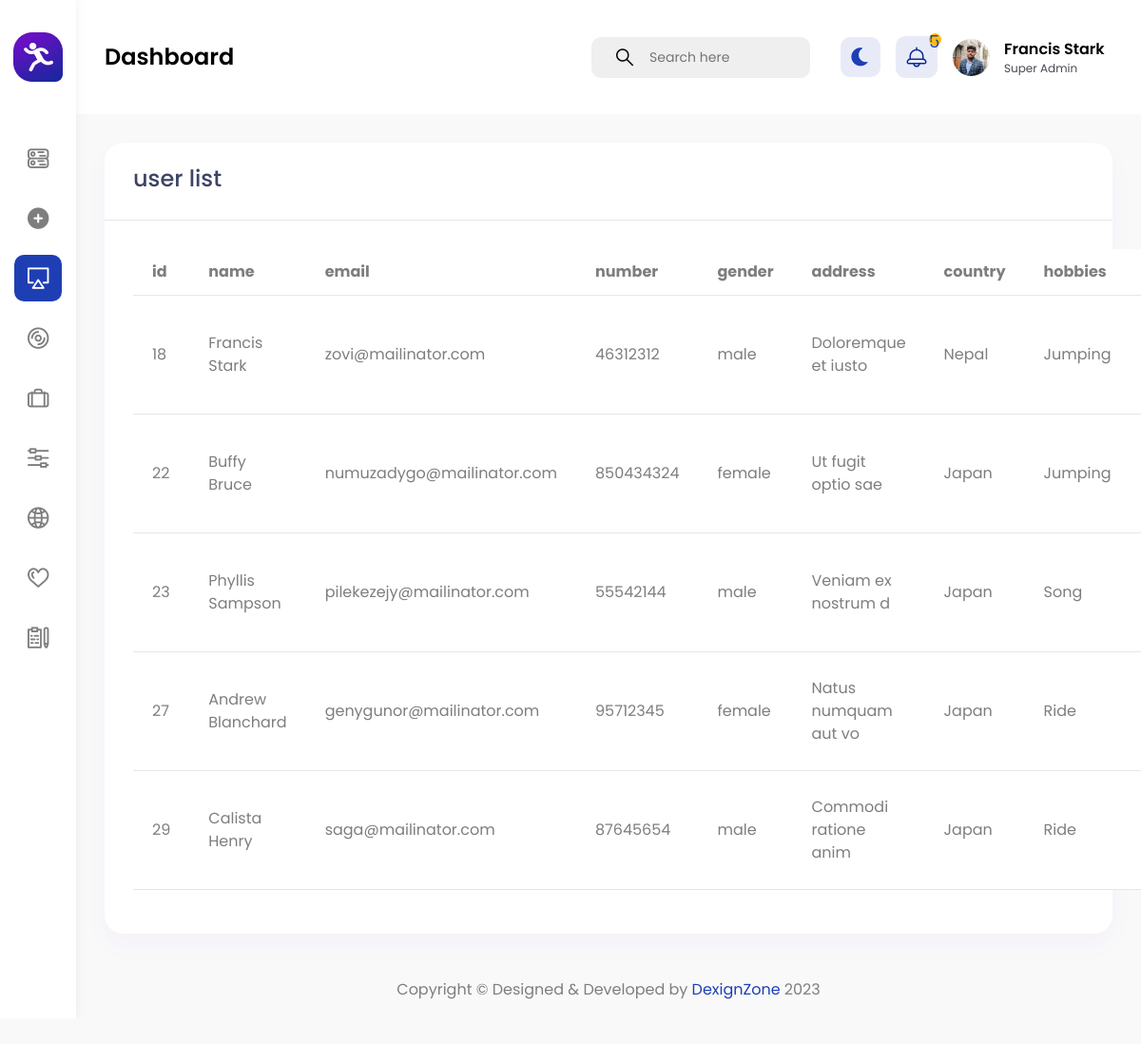
The page /user/user_list.php (signed in) on the database its author committed.
### tables this page shows
CREATE TABLE `users` (
  `id` int NOT NULL,
  `role` int DEFAULT NULL,
  `name` varchar(100) NOT NULL,
  `email` varchar(100) NOT NULL,
  `number` int NOT NULL,
  `gender` varchar(100) NOT NULL,
  `address` text NOT NULL,
  `country` varchar(100) NOT NULL,
  `hobbie` varchar(100) DEFAULT NULL,
  `password` varchar(100) NOT NULL,
  `user_photo` varchar(100) DEFAULT NULL
);

### user/user_list.php (the view, shortened to what this page needs)
<?php   require "../admin_page/header.php" ?>
<?php   require '../database/db_connect.php' ?>
<?php
$users = "SELECT * FROM users";
$users_list = mysqli_query($db_connect,$users);
?>
<div class="col-lg-12">
    <div class="card">
        <div class="card-header"><h3>user list</h3></div>
        <div class="card-body">
            <table class="table">
                <tr>
                    <th scope="col">id</th>
                    <th scope="col">name</th>
                    <th scope="col">email</th>
                    <th scope="col">number</th>
                    <th scope="col">gender</th>
                    <th scope="col">address</th>
                    <th scope="col">country</th>
                    <th scope="col">hobbies</th>
                    <th scope="col">password</th>
                </tr>
                    <?php foreach($users_list as $user){?>
                        <tr>
                            <td><?=$user['id']?></td>
                            <td><?=$user['name']?></td>
                            <td><?=$user['email']?></td>
                            <td><?=$user['number']?></td>
                            <td><?=$user['gender']?></td>
                            <td><?=$user['address']?></td>
                            <td><?=$user['country']?></td>
                            <td><?=$user['hobbie']?></td>
                            <td><?=$user['password']?></td>
                        </tr>
                    <?php }?>
            </table>
        </div>
    </div>
</div>
<?php   require "../admin_page/footer.php"; ?>

### admin_page/header.php (shortened to what this page needs)
<?php
$loged_id = $_SESSION["loged_id"];
require '../database/db_connect.php';
$select_user = "SELECT * FROM users WHERE id= '$loged_id'";
$select_id_res = mysqli_query($db_connect,$select_user);
$select_id_assoc = mysqli_fetch_assoc($select_id_res);
$message_count = "SELECT COUNT(*) as total FROM messages WHERE status='deactive'";
$message_res_count = mysqli_query($db_connect,$message_count);
$sfter_assooc_count = mysqli_fetch_assoc($message_res_count);
?>
<!DOCTYPE html>
<html lang="en">
<head>
                    <link href="/sage/admin_page/vendor/chartist/css/chartist.min.css" rel="stylesheet" type="text/css"/>
                    <link href="/sage/admin_page/vendor/owl-carousel/owl.carousel.css" rel="stylesheet" type="text/css"/>
                    <link href="/sage/admin_page/vendor/bootstrap-select/css/bootstrap-select.min.css" rel="stylesheet" type="text/css"/>
                    <link href="/sage/admin_page/css/style.css" rel="stylesheet" type="text/css"/>
</head>
<body>
    <div id="main-wrapper">
        <div class="nav-header">
            <a href="index.html" class="brand-logo" aria-label="Gymove">
                <img class="logo-abbr" src="/SAGE/admin_page/images/logo.png" alt="">
            </a>
        </div>
<header class="header">
	<div class="header-content">
		<nav class="navbar navbar-expand">
			<div class="collapse navbar-collapse justify-content-between">
				<div class="header-left">
					<div class="dashboard_bar">
						Dashboard
					</div>
				</div>
				<ul class="navbar-nav header-right">
					<li class="nav-item">
						<form>
						<input type="hidden" name="_token" value="xFLqzqVT4MkdNcHgZHsrg31HVOv7i2yyXenRGlt8">							<div class="input-group search-area d-lg-inline-flex d-none me-3">
							  <span class="input-group-text" id="header-search">
									<button class="bg-transparent border-0" type="button" aria-label="header-search">
										<i class="flaticon-381-search-2"></i>
									</button>
							  </span>
							  <input type="text" class="form-control" placeholder="Search here" aria-label="Username" aria-describedby="header-search">
							</div>
						</form>
					</li>
					<li class="nav-item dropdown notification_dropdown">
						<a class="nav-link bell dz-theme-mode" href="javascript:void(0);" aria-label="theme-mode">
							<i id="icon-dark" class="fas fa-moon"></i>
						</a>
					</li>
					<li class="nav-item dropdown notification_dropdown">
						<a class="nav-link  ai-icon" href="javascript:void(0)" aria-label="bell" role="button" data-bs-toggle="dropdown">
							<div class="pulse-css"><?=($sfter_assooc_count['total'] <=9)?$sfter_assooc_count['total']:'9+'?></div>
						</a>
					</li>
					<li class="nav-item dropdown header-profile">
						<a class="nav-link" href="javascript:void(0)" role="button" data-bs-toggle="dropdown">
							<?php if($select_id_assoc['user_photo'] != null){ ?>
								<img src="/sage/upload/user_image/<?=$select_id_assoc['user_photo']?>"/>
							<?php }
							else{ ?>
								<img src="/SAGE/admin_page/images/profile/17.jpg" width="20" alt="">
							<?php } ?>
							<div class="header-info">
								<span class="text-black"><strong><?=$select_id_assoc['name']?></strong></span>
								<p class="fs-12 mb-0">Super Admin</p>
							</div>
						</a>
					</li>
				</ul>
			</div>
		</nav>
	</div>
</header>
        <div class="deznav">
	<div class="deznav-scroll">
		<ul class="metismenu" id="menu">
			<li><a class="has-arrow ai-icon" href="../admin_page/admin.php">
					<i class="flaticon-381-networking"></i>
				</a>
			</li>
			<li><a class="has-arrow ai-icon" href="../expertise/skills_add.php">
					<i class="fa fa-plus-circle" aria-hidden="true"></i>
				</a>
			</li>
			<li><a class="has-arrow ai-icon" href="../user/user_list.php">
					<i class="flaticon-381-television"></i>
				</a>
			</li>
			<li><a class="has-arrow ai-icon" href="/sage/logo/logo.php" aria-expanded="false">
					<i class="flaticon-381-compact-disc-1"></i>
				</a>
			</li>
			<li><a class="has-arrow ai-icon" href="/sage/about/about.php">
					<i class="flaticon-381-briefcase"></i>
				</a>
			</li>
			<li><a class="has-arrow ai-icon" href="/sage/Services/service.php">
					<i class="flaticon-381-controls-3"></i>
				</a>
			</li>
			<li><a class="has-arrow ai-icon" href="/sage/protfolio/protfolio.php">
					<i class="flaticon-381-internet"></i>
				</a>
			</li>
			<li><a class="has-arrow ai-icon" href="/sage/team/add_team.php">
					<i class="flaticon-381-heart"></i>
				</a>
			</li>
			<li><a class="has-arrow ai-icon" href="/sage/message/message.php">
					<i class="flaticon-381-notepad"></i>
				</a>
			</li>
		</ul>
	</div>
</div>
<div class="content-body">
	<div class="container-fluid">

### admin_page/header.php (style rules this page uses)
.card { height: auto!important; }

### rows shown on the page
users: user_photo (picture), name "Francis Stark", id "18", email "zovi@mailinator.com", number "46312312", gender "male", address "Doloremque et iusto", country "Nepal", hobbie "Jumping"
users: id "22", name "Buffy Bruce", email "numuzadygo@mailinator.com", number "850434324", gender "female", address "Ut fugit optio sae", country "Japan", hobbie "Jumping"
users: id "23", name "Phyllis Sampson", email "pilekezejy@mailinator.com", number "55542144", gender "male", address "Veniam ex nostrum d", country "Japan", hobbie "Song"
users: id "27", name "Andrew Blanchard", email "genygunor@mailinator.com", number "95712345", gender "female", address "Natus numquam aut vo", country "Japan", hobbie "Ride"
users: id "29", name "Calista Henry", email "saga@mailinator.com", number "87645654", gender "male", address "Commodi ratione anim", country "Japan", hobbie "Ride"

### other values the page prints
$sfter_assooc_count['total'] "5"
